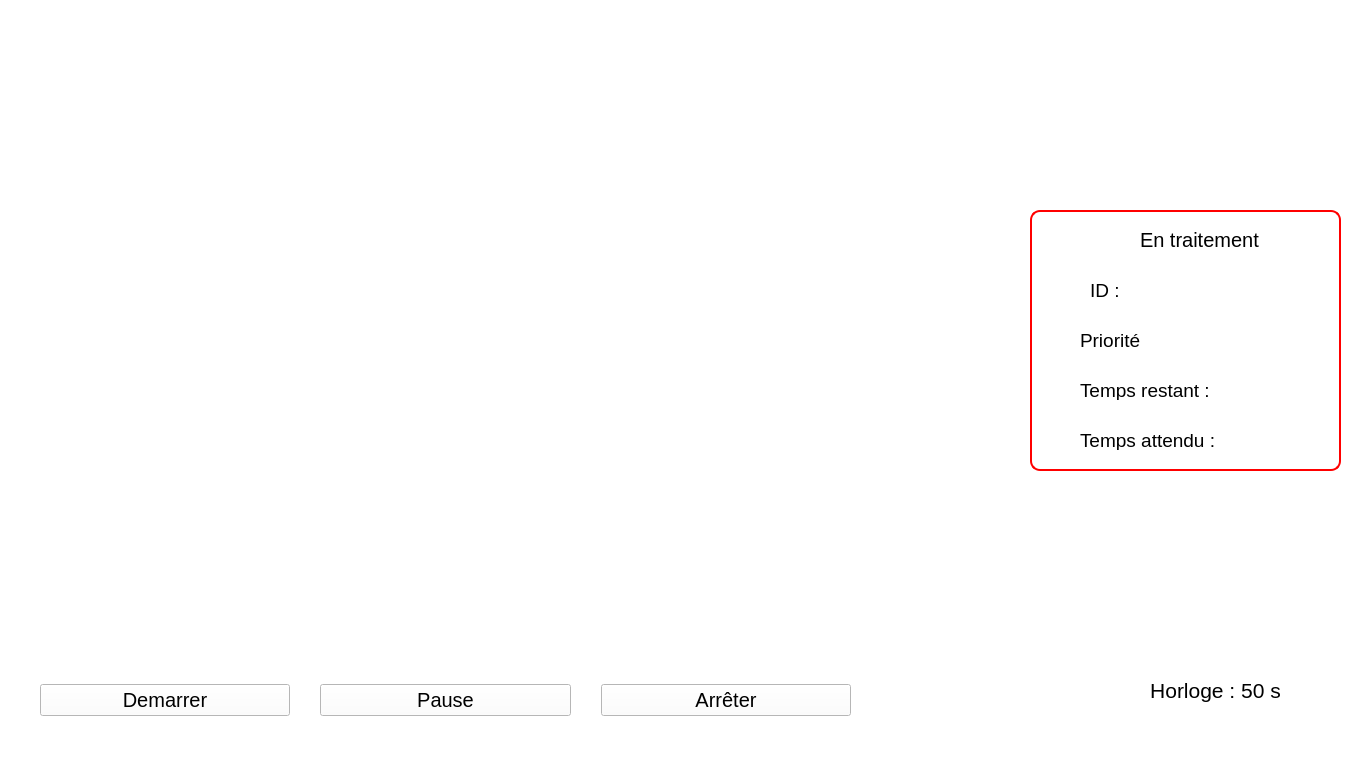
<?xml version="1.0" encoding="UTF-8"?>
<ui version="4.0">
 <class>MainWindow</class>
 <widget class="QMainWindow" name="MainWindow">
  <property name="geometry">
   <rect>
    <x>0</x>
    <y>0</y>
    <width>1366</width>
    <height>768</height>
   </rect>
  </property>
  <property name="minimumSize">
   <size>
    <width>1366</width>
    <height>768</height>
   </size>
  </property>
  <property name="maximumSize">
   <size>
    <width>1366</width>
    <height>768</height>
   </size>
  </property>
  <property name="windowTitle">
   <string>MainWindow</string>
  </property>
  <property name="styleSheet">
   <string notr="true">background-color : white</string>
  </property>
  <widget class="QWidget" name="centralwidget">
   <property name="styleSheet">
    <string notr="true">background-color : white;</string>
   </property>
   <widget class="QStackedWidget" name="stackedWidget">
    <property name="geometry">
     <rect>
      <x>0</x>
      <y>0</y>
      <width>1366</width>
      <height>768</height>
     </rect>
    </property>
    <property name="currentIndex">
     <number>0</number>
    </property>
    <widget class="QWidget" name="page_1">
     <widget class="QLabel" name="lblClock">
      <property name="geometry">
       <rect>
        <x>1070</x>
        <y>670</y>
        <width>291</width>
        <height>41</height>
       </rect>
      </property>
      <property name="font">
       <font>
        <pointsize>16</pointsize>
       </font>
      </property>
      <property name="text">
       <string>Horloge : 50 s</string>
      </property>
      <property name="alignment">
       <set>Qt::AlignCenter</set>
      </property>
     </widget>
     <widget class="QLabel" name="lblNumCompleted">
      <property name="geometry">
       <rect>
        <x>1060</x>
        <y>600</y>
        <width>291</width>
        <height>41</height>
       </rect>
      </property>
      <property name="font">
       <font>
        <pointsize>16</pointsize>
       </font>
      </property>
      <property name="text">
       <string/>
      </property>
      <property name="alignment">
       <set>Qt::AlignCenter</set>
      </property>
     </widget>
     <widget class="QWidget" name="running_process" native="true">
      <property name="geometry">
       <rect>
        <x>1030</x>
        <y>210</y>
        <width>311</width>
        <height>261</height>
       </rect>
      </property>
      <property name="autoFillBackground">
       <bool>false</bool>
      </property>
      <property name="styleSheet">
       <string notr="true">background-color : white;
border : 2px solid red;
border-radius : 10px
</string>
      </property>
      <widget class="QLabel" name="label_6">
       <property name="geometry">
        <rect>
         <x>110</x>
         <y>20</y>
         <width>141</width>
         <height>20</height>
        </rect>
       </property>
       <property name="font">
        <font>
         <pointsize>15</pointsize>
        </font>
       </property>
       <property name="styleSheet">
        <string notr="true">border : 0px</string>
       </property>
       <property name="text">
        <string>En traitement</string>
       </property>
      </widget>
      <widget class="QLabel" name="rp_id">
       <property name="geometry">
        <rect>
         <x>60</x>
         <y>70</y>
         <width>211</width>
         <height>20</height>
        </rect>
       </property>
       <property name="font">
        <font>
         <pointsize>14</pointsize>
        </font>
       </property>
       <property name="styleSheet">
        <string notr="true">border : 0px</string>
       </property>
       <property name="text">
        <string>ID : </string>
       </property>
      </widget>
      <widget class="QLabel" name="rp_burst_left">
       <property name="geometry">
        <rect>
         <x>50</x>
         <y>170</y>
         <width>241</width>
         <height>20</height>
        </rect>
       </property>
       <property name="font">
        <font>
         <pointsize>14</pointsize>
        </font>
       </property>
       <property name="styleSheet">
        <string notr="true">border : 0px</string>
       </property>
       <property name="text">
        <string>Temps restant : </string>
       </property>
      </widget>
      <widget class="QLabel" name="rp_priority">
       <property name="geometry">
        <rect>
         <x>50</x>
         <y>120</y>
         <width>251</width>
         <height>20</height>
        </rect>
       </property>
       <property name="font">
        <font>
         <pointsize>14</pointsize>
        </font>
       </property>
       <property name="styleSheet">
        <string notr="true">border : 0px</string>
       </property>
       <property name="text">
        <string>Priorité</string>
       </property>
       <property name="alignment">
        <set>Qt::AlignLeading|Qt::AlignLeft|Qt::AlignVCenter</set>
       </property>
      </widget>
      <widget class="QLabel" name="rp_waiting_time">
       <property name="geometry">
        <rect>
         <x>50</x>
         <y>220</y>
         <width>241</width>
         <height>20</height>
        </rect>
       </property>
       <property name="font">
        <font>
         <pointsize>14</pointsize>
        </font>
       </property>
       <property name="styleSheet">
        <string notr="true">border : 0px</string>
       </property>
       <property name="text">
        <string>Temps attendu : </string>
       </property>
      </widget>
     </widget>
     <widget class="QLabel" name="algoName">
      <property name="geometry">
       <rect>
        <x>380</x>
        <y>10</y>
        <width>500</width>
        <height>41</height>
       </rect>
      </property>
      <property name="font">
       <font>
        <pointsize>17</pointsize>
        <weight>75</weight>
        <bold>true</bold>
       </font>
      </property>
      <property name="text">
       <string/>
      </property>
      <property name="alignment">
       <set>Qt::AlignCenter</set>
      </property>
     </widget>
     <widget class="QWidget" name="horizontalLayoutWidget">
      <property name="geometry">
       <rect>
        <x>40</x>
        <y>660</y>
        <width>811</width>
        <height>81</height>
       </rect>
      </property>
      <layout class="QHBoxLayout" name="horizontalLayout_2" stretch="0,0,0">
       <property name="spacing">
        <number>30</number>
       </property>
       <property name="leftMargin">
        <number>0</number>
       </property>
       <item>
        <widget class="QPushButton" name="btnPlay">
         <property name="font">
          <font>
           <pointsize>15</pointsize>
          </font>
         </property>
         <property name="text">
          <string>Demarrer</string>
         </property>
        </widget>
       </item>
       <item>
        <widget class="QPushButton" name="btnPause">
         <property name="font">
          <font>
           <pointsize>15</pointsize>
          </font>
         </property>
         <property name="text">
          <string>Pause</string>
         </property>
        </widget>
       </item>
       <item>
        <widget class="QPushButton" name="btnStop">
         <property name="minimumSize">
          <size>
           <width>0</width>
           <height>0</height>
          </size>
         </property>
         <property name="font">
          <font>
           <pointsize>15</pointsize>
          </font>
         </property>
         <property name="text">
          <string>Arrêter</string>
         </property>
        </widget>
       </item>
      </layout>
     </widget>
     <widget class="QWidget" name="waitingWidget" native="true">
      <property name="geometry">
       <rect>
        <x>20</x>
        <y>100</y>
        <width>981</width>
        <height>531</height>
       </rect>
      </property>
      <property name="styleSheet">
       <string notr="true">QWidget#waitingWidget {
    border: 2px solid blue;
    border-radius: 10px;
    background-color:  rgb(250 , 250, 250 );
}

/* Réinitialiser la bordure pour tous les enfants directs */
QWidget#waitingWidget &gt; * {
    border: none;
	 background-color:  rgb(248 , 248, 248 );
}</string>
      </property>
      <widget class="QWidget" name="gridLayoutWidget_2">
       <property name="geometry">
        <rect>
         <x>10</x>
         <y>10</y>
         <width>961</width>
         <height>511</height>
        </rect>
       </property>
       <layout class="QGridLayout" name="gl1"/>
      </widget>
     </widget>
    </widget>
    <widget class="QWidget" name="page_2">
     <widget class="QLabel" name="label">
      <property name="geometry">
       <rect>
        <x>410</x>
        <y>26</y>
        <width>461</width>
        <height>71</height>
       </rect>
      </property>
      <property name="font">
       <font>
        <pointsize>22</pointsize>
       </font>
      </property>
      <property name="text">
       <string>STATISTIQUES </string>
      </property>
      <property name="alignment">
       <set>Qt::AlignCenter</set>
      </property>
     </widget>
    </widget>
   </widget>
  </widget>
  <widget class="QMenuBar" name="menubar">
   <property name="geometry">
    <rect>
     <x>0</x>
     <y>0</y>
     <width>1366</width>
     <height>22</height>
    </rect>
   </property>
  </widget>
  <widget class="QStatusBar" name="statusbar"/>
 </widget>
 <resources/>
 <connections/>
</ui>
